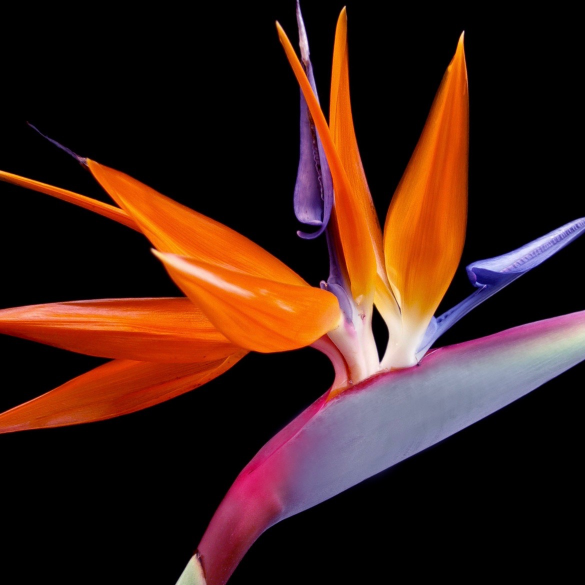
#> input picture Week2/imgs/sterlizia.jpeg, 1170 x 1170 px (shown at 1/2 size)
$ jupyter execute Week2.ipynb   (shell and % lines are left out)
#> lines starting #> are read from the running program, lines starting #| are printed output that depends on the picture
<a href="https://colab.research.google.com/github/mpatrini7/DataLAB42/blob/main/Week2/Week2.ipynb" target="_parent"></a>

**mpatrini** - Michael Patrini

# ***Part 1***

[cell 1]
import numpy as np

**1.Create an array of ten zeros**

[cell 2]
np.zeros(10)

**2.Create an array of ten ones**

[cell 3]
np.ones(10)

**3.Create an array of integers from 10 to 50**

[cell 4]
np.arange(10, 51, 1)

**4.Create array of all the even integers from 10 to 50**

[cell 5]
np.arange(10, 51, 2)

**5.Create a 3x3 identity matrix**

[cell 6]
np.identity(3)

**6.Generate a random number between 0 and 1**

[cell 7]
np.random.random()

***7.Create the following matrix:***

[cell 8]
np.linspace(0, 1, 10)

# ***Part 2***

[cell 9]
import matplotlib.pyplot as plt

**1.Create a matrix of random values of distribution of your choice**

[cell 10]
np.random.rand(3, 3)

**2.Create a 1-dimensional array of 12 sequential numbers and convert it to a 4x3 array.**

[cell 11]
np.reshape(np.arange(1, 13), (4,3))

**3.Write a function that creates an incremental array of dimension (1,n) with values between 0 and 1. Use arr.shape to verify.**

[cell 12]
def incr_arr(num):
  return np.reshape(np.linspace(0, 1, num), (1, num))

incr_arr(10)

[cell 13]
incr_arr(10).shape

**4.Generate a 10x12 array and extract row 0-4 of columns 8-12.**

[cell 14]
a = np.random.randn(10, 12)
a.shape

[cell 15]
a

[cell 16]
a[0:5, 7:12]

**5.Using the function in Q3, get m vectors and bind them together (to have a m x n) matrix. Plot the matrix with matplotlib’s imshow.**

[cell 17]
m = incr_arr(10)
m

[cell 18]
m2 = incr_arr(10)
m2

[cell 19]
m3 = incr_arr(10)
m3

[cell 20]
matrix = np.concatenate((m, m2))
matrix

[cell 21]
plt.imshow(matrix)
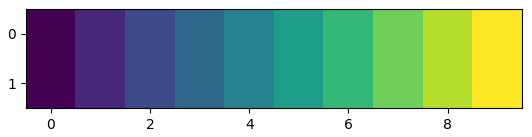
#> figure drawn by matplotlib, 1 panel

**6.Multiply the resulting matrix from Q5 with the matrix of a picture of your choice. Plot the resulting matrix.**

[cell 22]
import matplotlib.image as mpimg

[cell 23]
img = mpimg.imread("imgs/sterlizia.jpeg", 0)
#> img is the input picture: shape (1170, 1170, 3); mean R, G, B 62.7, 32.3, 24
plt.imshow(img)

[cell 24]
img.shape
#> Out = (1170, 1170, 3)

[cell 25]
img2 = img.reshape((img.shape[0] * img.shape[1]), 3 )
img2

[cell 26]
matrix = np.concatenate((incr_arr(3), incr_arr(3), incr_arr(3)))
matrix.shape

[cell 27]
img_f = np.matmul(img2, matrix)
img_f

[cell 28]
plt.imshow(img_f.reshape(img.shape).astype(img.dtype))
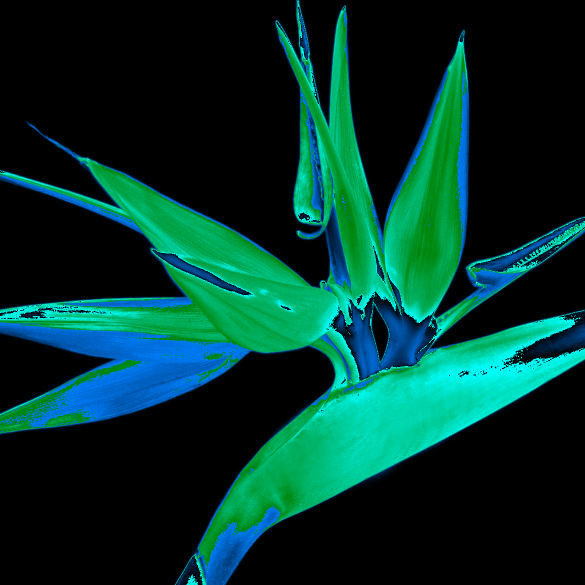
#> shown: shape (1170, 1170, 3) (shown at 1/2 size); mean R, G, B 0, 52, 43.2

[cell 29]
matrix = np.random.randn(3,3)
img_f2 = np.dot(img2, matrix)
plt.imshow(img_f2.reshape(img.shape).astype(img.dtype))
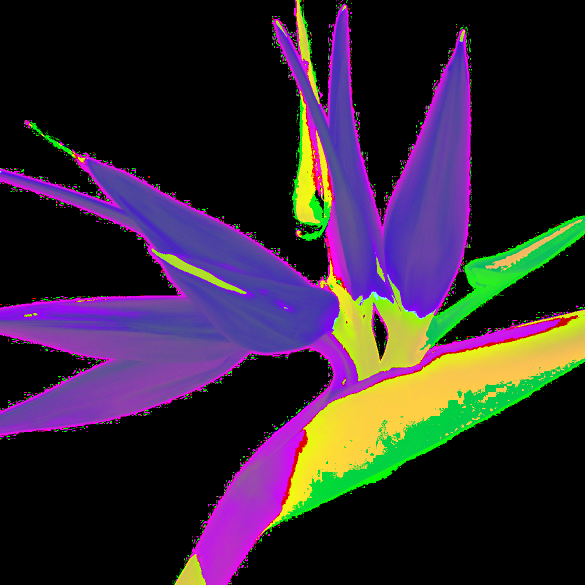
#> shown: shape (1170, 1170, 3) (shown at 1/2 size); mean R, G, B 50.1, 38.5, 51.5

[cell 30]
matrix = np.array([[1, 7, 3],[3, 1, 7],[7, 1, 3]])
img_f3 = np.dot(img2, matrix)
plt.imshow(img_f3.reshape(img.shape).astype(img.dtype))
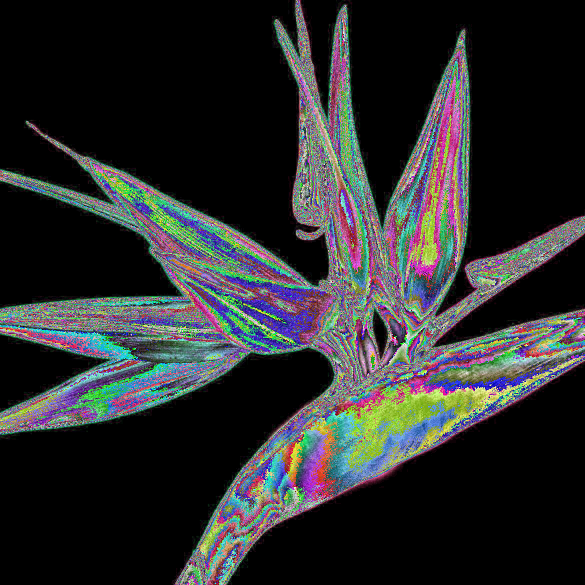
#> shown: shape (1170, 1170, 3) (shown at 1/2 size); mean R, G, B 43.1, 44.7, 45.2

[cell 31]
matrix = np.array([[0.23, 4, 0.11],[0.11, 0.23, 4],[4, 0.23, 0.11]])
img_f4 = np.dot(img2, matrix)
plt.imshow(img_f4.reshape(img.shape).astype(img.dtype))
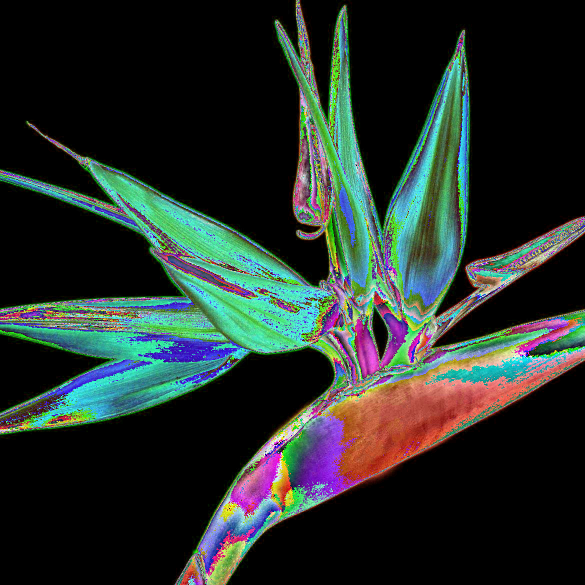
#> shown: shape (1170, 1170, 3) (shown at 1/2 size); mean R, G, B 38, 47.8, 43.4

# ***BONUS***

**Filters. Image editing / processing is done by changing
the values of the matrix (pixel by pixel). In this
section you will code FOUR (non-grayscale) commonly used
image filters. You can use libraries and approaches of
your choice.
Filters to choose from: • Amaro • Mayfair • Rise
• Hudson • Valencia • X-Pro II • Nashville • Lo-Fi • Sierra • Earlybird • Sutro • Toaster**

[cell 32]
from PIL import Image
import pilgram

[cell 33]
img = Image.open("imgs/sterlizia.jpeg")
plt.imshow(img)

Mayfair

[cell 34]
plt.imshow(pilgram.mayfair(img))
#> (this line was passed over: pilgram is not available in this run)

Rise

[cell 35]
plt.imshow(pilgram.rise(img))
#> (this line was passed over: pilgram is not available in this run)

Hudson

[cell 36]
plt.imshow(pilgram.hudson(img))
#> (this line was passed over: pilgram is not available in this run)

Valencia

[cell 37]
plt.imshow(pilgram.valencia(img))
#> (this line was passed over: pilgram is not available in this run)

X-Pro II

[cell 38]
plt.imshow(pilgram.xpro2(img))
#> (this line was passed over: pilgram is not available in this run)

Nashville

[cell 39]
plt.imshow(pilgram.nashville(img))
#> (this line was passed over: pilgram is not available in this run)

Lo-Fi

[cell 40]
plt.imshow(pilgram.lofi(img))
#> (this line was passed over: pilgram is not available in this run)
